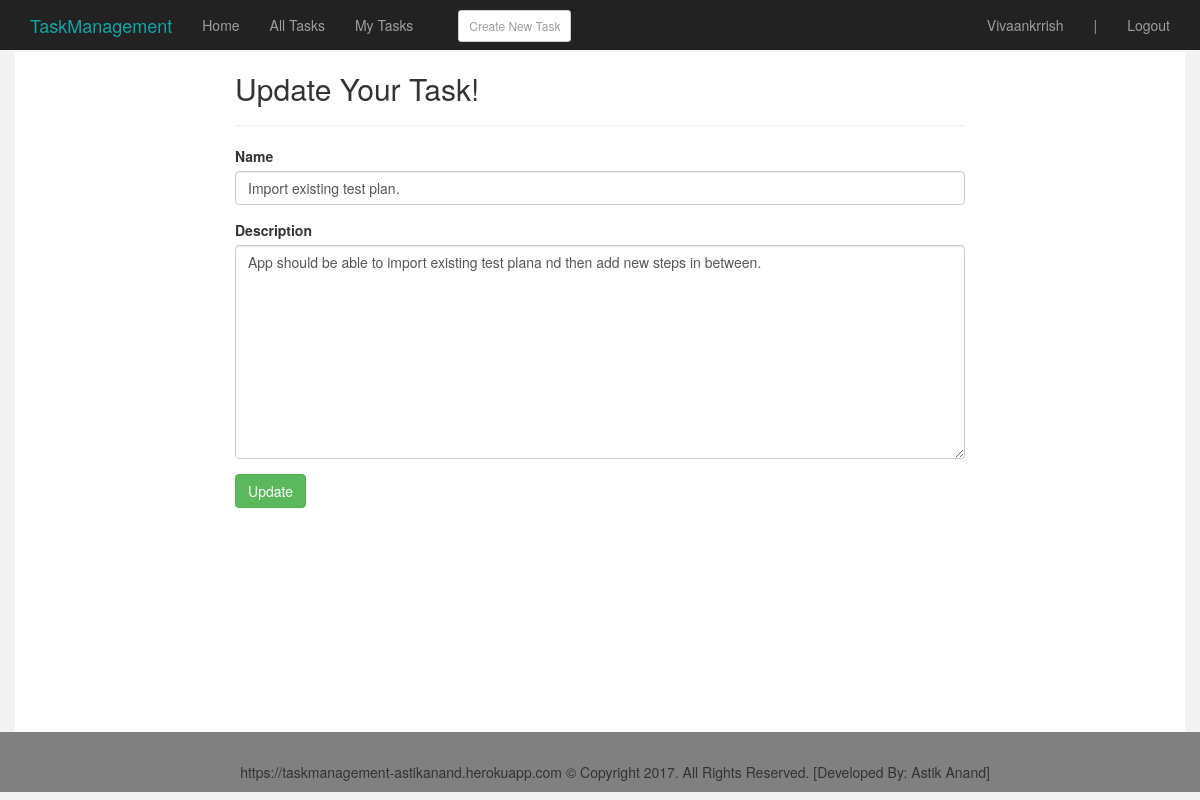
The page /task/2/edit/ (signed in) on the database its author committed.
### task/models.py (models this page shows)
class Task(models.Model):
    name = models.CharField(max_length=100)
    description = models.TextField()
    user = models.ForeignKey(User, on_delete=models.CASCADE, default=1)
    dateCreated = models.DateTimeField('date created', auto_now_add=True)
    dateUpdated = models.DateTimeField('date updated', auto_now=True)

### task/views.py (the view, shortened to what this page needs)
# urls.py: url(r'^(?P<taskid>\d+)/edit/$',views.UpdateTaskView.as_view(), name='editTask'),
class UpdateTaskView(LoginRequired, AuthorshipRequired, UpdateView):
    template_name = 'task/edit_task.html'
    model = Task
    pk_url_kwarg = 'taskid'
    fields = ['name', 'description']

### task/mixins.py (called while the page is built)
    @method_decorator(login_required)
    def dispatch(self, *args, **kwargs):
        return super(LoginRequired, self).dispatch(*args, **kwargs)

    def dispatch(self, request, *args, **kwargs):
        obj = self.get_object()
        if obj.user != self.request.user:
            raise PermissionDenied
        return super(AuthorshipRequired, self).dispatch(request, *args, **kwargs)

### task/templates/task/edit_task.html (shortened to what this page needs)
{% extends 'main/base.html' %}
{% load widget_tweaks %}
{% block content %}
<div class="col-md-offset-2 col-md-8">
    <h2>Update Your Task!</h2><hr>
    <form method="post">
        {% for field in form.visible_fields %}
            <div class="form-group">
                <label for="{{ field.id_for_label }}">{{ field.label }}</label>
                {{ field|add_class:'form-control' }}
            </div>
        {% endfor %}
        <div class="form-group">
            <button type="submit" class="btn btn-success">Update</button>
        </div>
    </form>
</div>
{% endblock %}

### main/templates/main/base.html (shortened to what this page needs)
<!DOCTYPE html>
{% load staticfiles %}
<html lang="en">
<head>
    <link rel="stylesheet" href="https://maxcdn.bootstrapcdn.com/bootstrap/3.3.7/css/bootstrap.min.css" />
    <link rel="stylesheet" href="{% static 'main/css/custom.css' %}"/>
</head>
<body>
    <nav class="navbar navbar-inverse navbar-fixed-top">
        <div class="container">
            <div class="navbar-header">
                <a class="navbar-brand" href="{% url 'home' %}" style="color:#13a5a6;font:bold">TaskManagement</a>
            </div>
            <div id="navbar" class="navbar-collapse collapse">
                <ul class="nav navbar-nav select-active">
                    <li class="{% if homeTabActive %}active{% endif %}"><a href="{% url 'home' %}">Home</a></li>
                    <li class="{% if allTaskTabActive %}active{% endif %}"><a href="{% url 'allTasks' %}">All Tasks</a></li>
                    <li class="{% if myTaskTabActive %}active{% endif %}"><a href="{% url 'myTasks' %}">My Tasks</a></li>
                    <li><a href="{% url 'newTask' %}" class="btn btn-xs btn-default" style="padding:5px 10px;margin-left:30px;margin-top:10px;">Create New Task</a></li>
                </ul>
                <ul class="nav navbar-nav navbar-right">
                    {% if user.is_authenticated %}
                        <li><a href="#">{{user.username|capfirst}}</a></li>
                        <li><a>|</a></li>
                        <li><a href="{% url 'logout' %}?next=/">Logout</a></li>
                    {% else %}
                        <li><a href="{% url 'login' %}?next={{request.path}}">Login</a></li>
                        <li><a href="{% url 'signup' %}?next={{request.path}}">Signup</a></li>
                    {% endif %}
                </ul>
            </div>
        </div>
    </nav>
    <div class="container page-wrapper">
        {% block content %} {% endblock %}
    </div>
    <div class="footer">
        <div class="container">
            https://taskmanagement-astikanand.herokuapp.com &copy; Copyright 2017.  All Rights Reserved. [Developed By: Astik Anand]
        </div>
    </div>
</body>
</html>

### main/static/main/css/custom.css (style rules this page uses)
body { padding-top: 70px; background: #f3f3f3; }
.page-wrapper { min-height: 680px; background: #fff; margin-top: -18px; }
.navbar-fixed-top { border-width: 0; }
.footer { padding: 30px; bottom: 0; height: 20px; background: grey; width: 100%; text-align: center; }

### rows shown on the page
Task: visible_fields "Import existing test plan." "App should be able to import existing test plana nd then add new steps in between."

### other values the page prints
{{ user.username|capfirst }} "Vivaankrrish"
{{ field.label }} "Name" "Description"
